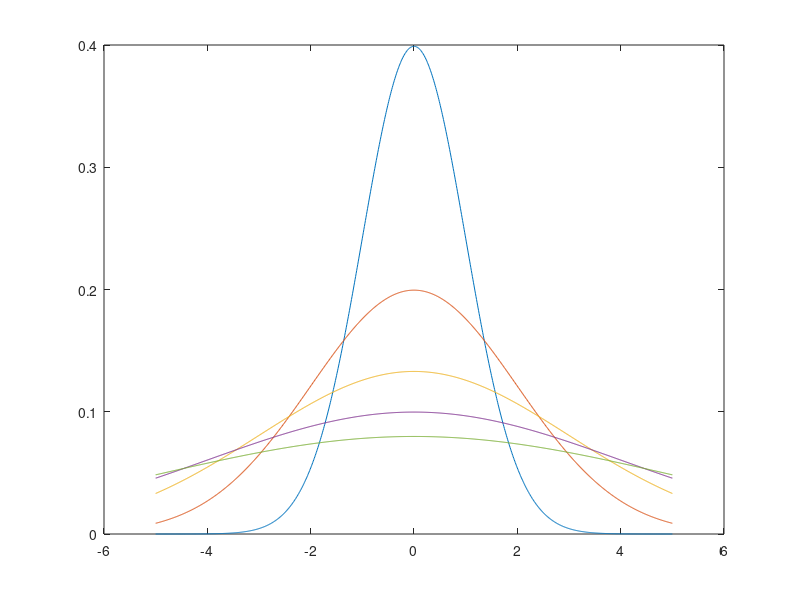

This chart was generated by the following MATLAB code:
clc; clear;  close all;

Fs = 1000;            % Sampling frequency                    
T = 1/Fs;             % Sampling period       
L = 1500;             % Length of signal
t = (0:L-1)*T;        % Time vector

S = 0.8 + 0.7*sin(2*pi*50*t) + sin(2*pi*120*t);
X = S + 2*randn(size(t));

plot(1000*t,X)
title("Signal Corrupted with Zero-Mean Random Noise")
xlabel("t (milliseconds)")
ylabel("X(t)")

Y = fft(X);
plot(Fs/L*(0:L-1),abs(Y),"LineWidth",3)
title("Complex Magnitude of fft Spectrum")
xlabel("f (Hz)")
ylabel("|fft(X)|")

x = -5:0.01:5;
for i=1:5
    y = normpdf(x, 0, i);
    plot(x,y)
    hold on
end
